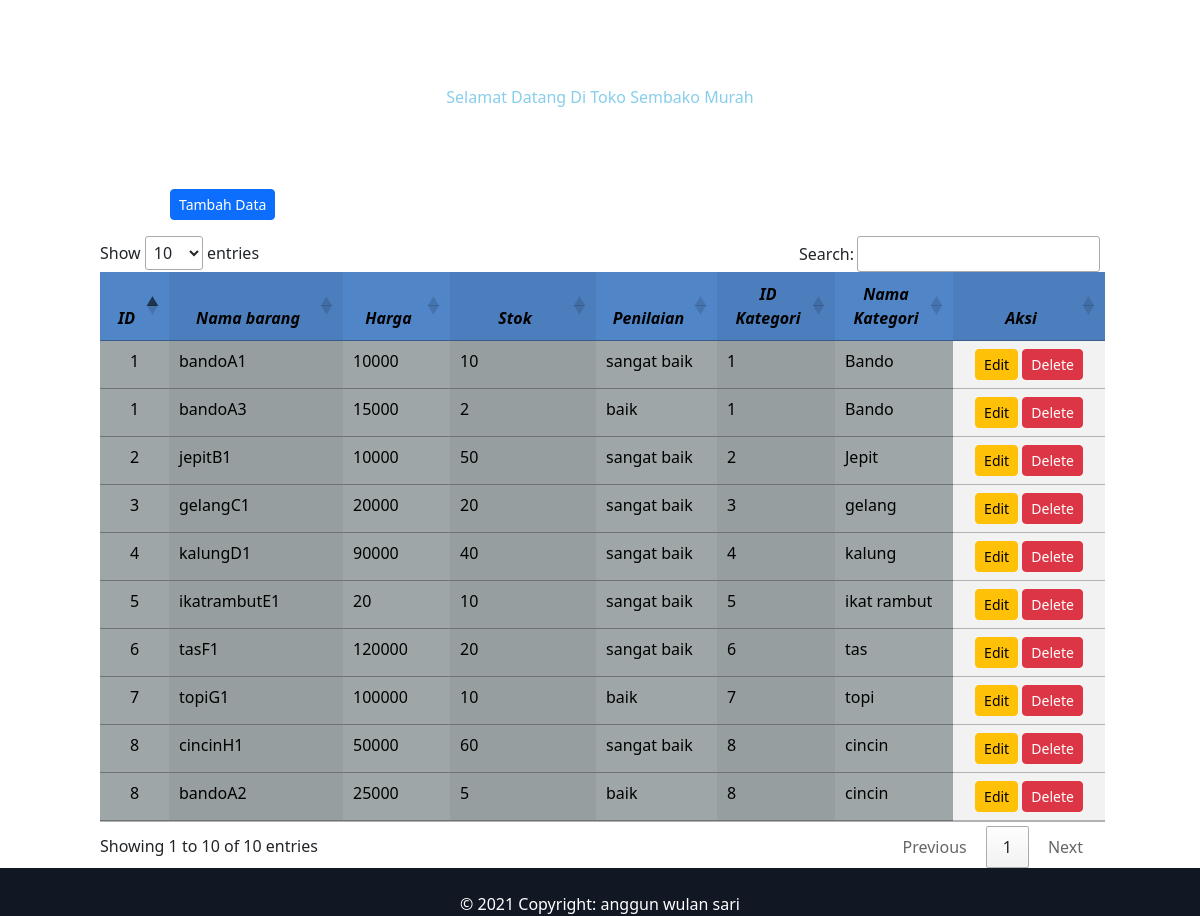
The page /tokoaksesoris/barang/index.php on the database its author committed.
### tables this page shows
CREATE TABLE `barang` (
  `id` int(11) NOT NULL,
  `nama_barang` varchar(50) DEFAULT NULL,
  `harga` int(30) DEFAULT NULL,
  `stok` int(30) DEFAULT NULL,
  `penilaian` varchar(20) DEFAULT NULL,
  `kategori_id` int(20) DEFAULT NULL
);

CREATE TABLE `kategori` (
  `id` int(11) NOT NULL,
  `nama_kategori` varchar(50) DEFAULT NULL
);

### tokoaksesoris/barang/index.php (the view, shortened to what this page needs)
<?php
include "connection.php";
$query = mysqli_query($connection, "select * from barang join kategori on barang.kategori_id=kategori.id
");
?>
<!DOCTYPE html>
<html lang="en">
<head>
    <link href="https://cdn.jsdelivr.net/npm/bootstrap@5.3.2/dist/css/bootstrap.min.css" rel="stylesheet">
    <link rel="stylesheet" href="https://cdn.datatables.net/1.13.4/css/jquery.dataTables.min.css">
</head>
<body>
    <h2 style="text-align: center; font-family:'Times New Roman'; color: white; "><u> <br>Toko Sembako Murah</u> </h2>
    <p style="text-align: center; color: skyblue;">Selamat Datang Di Toko Sembako Murah</p>
    <p style="padding-left: 170px; color: white;"><b><i><br>Tabel customer</i></b></p>
    <p style="padding-left: 170px;"><a class="btn btn-primary btn-sm" href="tambah.php" role="button">Tambah Data </a> </p>
    <div style="width:1000px; margin:0 auto;">
        <table id="table-barang" class="table table-striped-columns">
            <thead>
                <tr>
                    <td width="50px" style="background-color: #5085c7; text-align: center;"> <b><i>ID </i></b></td>
                    <td width="200px" style="background-color: #5085c7; text-align: center;"> <b><i>Nama barang</i></b></td>
                    <td width="100px" style="background-color: #5085c7; text-align: center;"> <b><i>Harga </i></b></td>
                    <td width="200px" style="background-color: #5085c7; text-align: center;"> <b><i>Stok<br></i></b></td>
                    <td width="100px" style="background-color: #5085c7; text-align: center;"> <b><i>Penilaian<br></i></b></td>
                    <td width="100px" style="background-color: #5085c7; text-align: center;"> <b><i>ID Kategori<br></i></b></td>
                    <td width="100px" style="background-color: #5085c7; text-align: center;"> <b><i>Nama Kategori<br></i></b></td>
                    <td width="200px" style="background-color: #5085c7; text-align: center;"> <b><i>Aksi<br></i></b></td>
                </tr>
            </thead>
            <tbody>
                <?php
                 if (mysqli_num_rows($query)>0) {
                ?>
                    <?php
                    while ($barang = mysqli_fetch_array($query)) {
                    ?>
                        <tr>
                            <td style="background-color: #9ea6a7; text-align: center;"><?php echo $barang['id']; ?></td>
                            <td style="background-color: #9ea6a7;"><?php echo $barang['nama_barang']; ?></td>
                            <td style="background-color: #9ea6a7;"><?php echo $barang['harga']; ?></td>
                            <td style="background-color: #9ea6a7;"><?php echo $barang['stok']; ?></td>
                            <td style="background-color: #9ea6a7;"><?php echo $barang['penilaian']; ?></td>
                            <td style="background-color: #9ea6a7;"><?php echo $barang['kategori_id']; ?></td>
                            <td style="background-color: #9ea6a7;"><?php echo $barang['nama_kategori']; ?></td>
                            <td align="center">
                                <a href="edit.php?id=<?php echo $barang['id']; ?>" class="btn btn-warning btn-sm">Edit</a>
                                <a href="javascript:void(0);" onclick="confirmDelete(<?php echo $barang['id']; ?>);" class="btn btn-danger btn-sm">Delete</a>
                            </td>
                        </tr>
                    <?php
                    } ?>
                <?php } ?>
            </tbody>
        </table>
    </div>
    <footer>
        <div class="text-center p-4" style="background-color: #121724; height: 20px;">
            <p style="color: white;">© 2021 Copyright: anggun wulan sari <br></p>
        </div>
    </footer>
</body>
</html>

### rows shown on the page
barang: kategori "1", nama_barang "bandoA1", harga "10000", stok "10", penilaian "sangat baik", kategori.nama_kategori "Bando"
barang: kategori "3", nama_barang "gelangC1", harga "20000", stok "20", penilaian "sangat baik", kategori.nama_kategori "gelang"
barang: kategori "4", nama_barang "kalungD1", harga "90000", stok "40", penilaian "sangat baik", kategori.nama_kategori "kalung"
barang: kategori "6", nama_barang "tasF1", harga "120000", stok "20", penilaian "sangat baik", kategori.nama_kategori "tas"
barang: kategori "8", nama_barang "cincinH1", harga "50000", stok "60", penilaian "sangat baik", kategori.nama_kategori "cincin"
barang: kategori "2", nama_barang "jepitB1", harga "10000", stok "50", penilaian "sangat baik", kategori.nama_kategori "Jepit"
barang: kategori "7", nama_barang "topiG1", harga "100000", stok "10", penilaian "baik", kategori.nama_kategori "topi"
barang: kategori "5", nama_barang "ikatrambutE1", harga "20", stok "10", penilaian "sangat baik", kategori.nama_kategori "ikat rambut"
barang: kategori "8", nama_barang "bandoA2", harga "25000", stok "5", penilaian "baik", kategori.nama_kategori "cincin"
barang: kategori "1", nama_barang "bandoA3", harga "15000", stok "2", penilaian "baik", kategori.nama_kategori "Bando"
